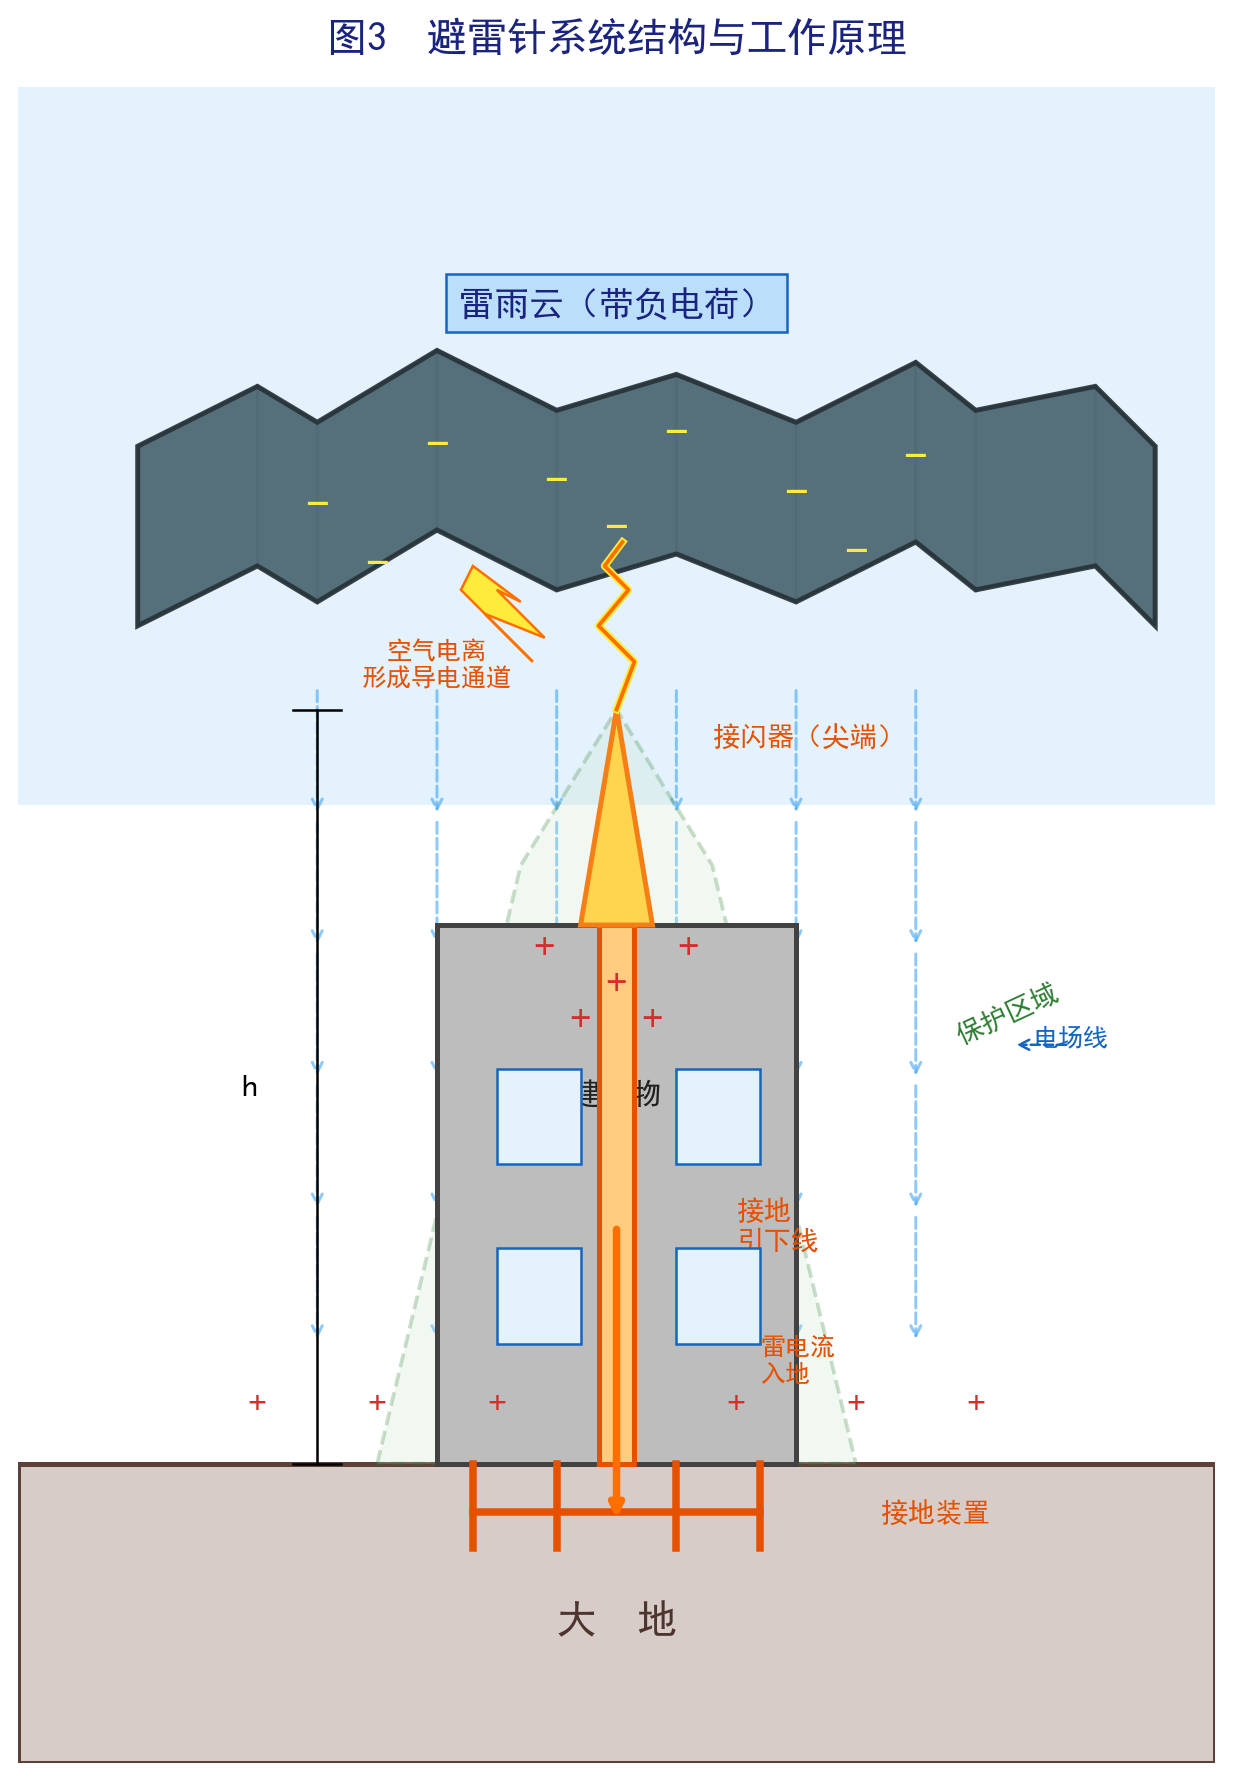

This chart was generated by the following Python code:
#!/usr/bin/env python
# -*- coding: utf-8 -*-
"""图1：避雷针系统结构与工作原理图"""
import matplotlib
matplotlib.use('Agg')
import matplotlib.pyplot as plt
import numpy as np
from matplotlib.patches import FancyBboxPatch, Arc, FancyArrowPatch, Circle, Wedge, Polygon, Rectangle
from matplotlib.lines import Line2D

plt.rcParams['font.sans-serif'] = ['SimHei']
plt.rcParams['axes.unicode_minus'] = False

fig, ax = plt.subplots(1, 1, figsize=(8, 10))
ax.set_xlim(0, 10)
ax.set_ylim(0, 14)
ax.set_aspect('equal')
ax.axis('off')

# === 天空背景 ===
sky = Rectangle((0, 8), 10, 6, facecolor='#E3F2FD', edgecolor='none', zorder=0)
ax.add_patch(sky)

# === 地面 ===
ground = Rectangle((0, 0), 10, 2.5, facecolor='#D7CCC8', edgecolor='#5D4037', linewidth=2, zorder=1)
ax.add_patch(ground)
ax.text(5, 1.2, '大  地', fontsize=16, ha='center', va='center', color='#4E342E', fontweight='bold')

# === 雷雨云 ===
cloud_x = [1, 2, 2.5, 3.5, 4.5, 5.5, 6.5, 7.5, 8, 9, 9.5]
cloud_y_top = [11, 11.5, 11.2, 11.8, 11.3, 11.6, 11.2, 11.7, 11.3, 11.5, 11]
cloud_y_bot = [9.5, 10, 9.7, 10.3, 9.8, 10.1, 9.7, 10.2, 9.8, 10, 9.5]

# Cloud body
for i in range(len(cloud_x)-1):
    pts = [(cloud_x[i], cloud_y_top[i]), (cloud_x[i+1], cloud_y_top[i+1]),
           (cloud_x[i+1], cloud_y_bot[i+1]), (cloud_x[i], cloud_y_bot[i])]
    ax.fill(*zip(*pts), color='#546E7A', alpha=0.85, edgecolor='#37474F', linewidth=1)

# Cloud outline
top_pts = list(zip(cloud_x, cloud_y_top))
bot_pts = list(zip(reversed(cloud_x), reversed(cloud_y_bot)))
all_pts = top_pts + bot_pts
poly = Polygon(all_pts, facecolor='#546E7A', edgecolor='#263238', linewidth=2, alpha=0.9, zorder=2)
ax.add_patch(poly)

# Negative charges in cloud
for cx, cy in [(2.5,10.5), (3.5,11.0), (4.5,10.7), (5.5,11.1), (6.5,10.6), (7.5,10.9), (3.0,10.0), (5.0,10.3), (7.0,10.1)]:
    ax.text(cx, cy, '-', fontsize=18, ha='center', va='center', color='#FFEB3B', fontweight='bold', zorder=3)

ax.text(5, 12.2, '雷雨云（带负电荷）', fontsize=14, ha='center', va='center', fontweight='bold', color='#1A237E',
        bbox=dict(facecolor='#BBDEFB', edgecolor='#1565C0', pad=5), zorder=4)

# === 建筑物 ===
# Main building body
bldg = Rectangle((3.5, 2.5), 3, 4.5, facecolor='#BDBDBD', edgecolor='#424242', linewidth=2, zorder=3)
ax.add_patch(bldg)
# Windows
for wx, wy in [(4,3.5), (5.5,3.5), (4,5), (5.5,5)]:
    win = Rectangle((wx, wy), 0.7, 0.8, facecolor='#E3F2FD', edgecolor='#1565C0', linewidth=1, zorder=4)
    ax.add_patch(win)

ax.text(5, 5.6, '建筑物', fontsize=12, ha='center', va='center', color='#212121', fontweight='bold')

# === 避雷针 ===
# Air terminal (尖端)
tip_x, tip_y = 5, 7.0
# Triangle tip
tip = Polygon([(5, 8.8), (4.7, 7.0), (5.3, 7.0)], facecolor='#FFD54F', edgecolor='#F57F17', linewidth=2, zorder=5)
ax.add_patch(tip)
ax.text(5.8, 8.5, '接闪器（尖端）', fontsize=11, color='#E65100', fontweight='bold', ha='left')

# Down conductor
cond = Rectangle((4.85, 2.5), 0.3, 4.5, facecolor='#FFCC80', edgecolor='#E65100', linewidth=2, zorder=4)
ax.add_patch(cond)
ax.text(6, 4.5, '接地\n引下线', fontsize=11, color='#E65100', fontweight='bold', ha='left', va='center')

# Grounding device
for gx in [3.8, 4.5, 5.5, 6.2]:
    ax.plot([gx, gx], [2.5, 1.8], color='#E65100', linewidth=3, zorder=5)
ax.plot([3.8, 6.2], [2.1, 2.1], color='#E65100', linewidth=3, zorder=5)
ax.text(7.2, 2.1, '接地装置', fontsize=11, color='#E65100', fontweight='bold', ha='left', va='center')

# === 感应正电荷 ===
for px, py in [(4.4,6.8), (5.0,6.5), (5.6,6.8), (4.7,6.2), (5.3,6.2)]:
    ax.text(px, py, '+', fontsize=16, ha='center', va='center', color='#D32F2F', fontweight='bold', zorder=6)

# Surface charges on ground
for gx in [2, 3, 4, 6, 7, 8]:
    ax.text(gx, 3.0, '+', fontsize=14, ha='center', va='center', color='#D32F2F', fontweight='bold', zorder=4)

# === 电场线（云到地）===
for fx in [2.5, 3.5, 4.5, 5.5, 6.5, 7.5]:
    fy = np.linspace(9, 3.5, 6)
    for i in range(len(fy)-1):
        ax.annotate('', xy=(fx, fy[i+1]), xytext=(fx, fy[i]),
                    arrowprops=dict(arrowstyle='->', color='#42A5F5', lw=1.2, alpha=0.6,
                                   linestyle='dashed'), zorder=2)

# 电场线标注
ax.text(8.8, 6, '电场线', fontsize=10, color='#1565C0', ha='center')
ax.annotate('', xy=(8.3, 6), xytext=(8.8, 6),
            arrowprops=dict(arrowstyle='->', color='#1565C0', lw=1, linestyle='dashed'))

# === 电离放电通道 ===
# Zigzag lightning near tip
zig_x = [5, 5.15, 4.85, 5.1, 4.9, 5.05]
zig_y = [8.8, 9.2, 9.5, 9.8, 10.0, 10.2]
ax.plot(zig_x, zig_y, color='#FFEB3B', linewidth=3, zorder=6)
ax.plot(zig_x, zig_y, color='#FF6F00', linewidth=1.5, zorder=6)
# Lightning bolt icon
# Lightning bolt icon - drawn manually
l_x = [3.8, 4.2, 4.0, 4.4, 3.9, 4.3, 3.7]
l_y = [10.0, 9.7, 9.8, 9.4, 9.6, 9.2, 9.8]
ax.fill(l_x, l_y, color='#FFEB3B', edgecolor='#FF6F00', linewidth=1, zorder=7)
ax.text(3.5, 9.0, '空气电离\n形成导电通道', fontsize=10, ha='center', color='#E65100', fontweight='bold')

# === 电流入地方向 ===
ax.annotate('', xy=(5, 2.0), xytext=(5, 4.5),
            arrowprops=dict(arrowstyle='->', color='#FF6F00', lw=3, connectionstyle='arc3,rad=0'), zorder=6)
ax.text(6.2, 3.2, '雷电流\n入地', fontsize=10, ha='left', color='#E65100', fontweight='bold')

# === 保护范围示意 ===
# Protection cone
prot_left = np.array([[3, 2.5], [4.2, 7.5], [5, 8.8]])
prot_right = np.array([[7, 2.5], [5.8, 7.5], [5, 8.8]])
ax.fill([3, 4.2, 5, 5.8, 7], [2.5, 7.5, 8.8, 7.5, 2.5],
        facecolor='#C8E6C9', alpha=0.25, edgecolor='#2E7D32', linewidth=1.5, linestyle='--', zorder=2)
ax.text(7.8, 6.0, '保护区域', fontsize=11, color='#2E7D32', fontweight='bold', rotation=25)

# === 尺寸标注 ===
# Height markers
ax.plot([2.5, 2.5], [2.5, 8.8], 'k-', linewidth=1, zorder=7)
ax.plot([2.3, 2.7], [2.5, 2.5], 'k-', linewidth=1, zorder=7)
ax.plot([2.3, 2.7], [8.8, 8.8], 'k-', linewidth=1, zorder=7)
ax.text(2.0, 5.65, 'h', fontsize=13, ha='right', va='center', fontweight='bold')

# === 标题 ===
ax.set_title('图3  避雷针系统结构与工作原理', fontsize=16, fontweight='bold', pad=15, color='#1A237E')

plt.tight_layout()
fig.savefig(r'D:\Visual Studio\Project\diagrams\fig1_避雷针结构图.png', dpi=180, bbox_inches='tight',
            facecolor='white', edgecolor='none')
plt.close()
print('Fig1 saved')

from PIL import Image
img = Image.open(r'D:\Visual Studio\Project\diagrams\fig1_避雷针结构图.png')
print(f'  Size: {img.size[0]}x{img.size[1]}')
